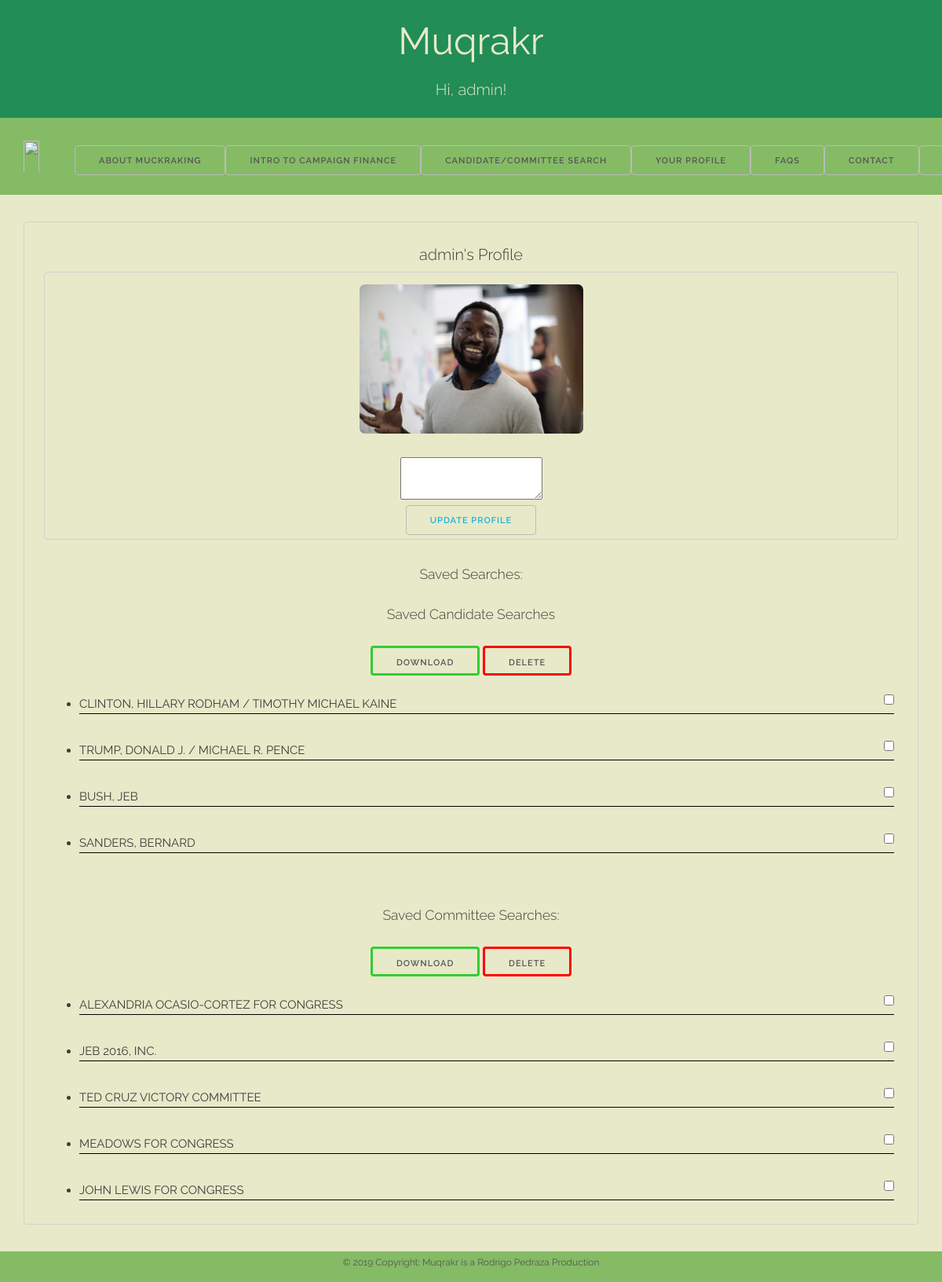
Before: /your_profile/ (signed in) with the older database file.
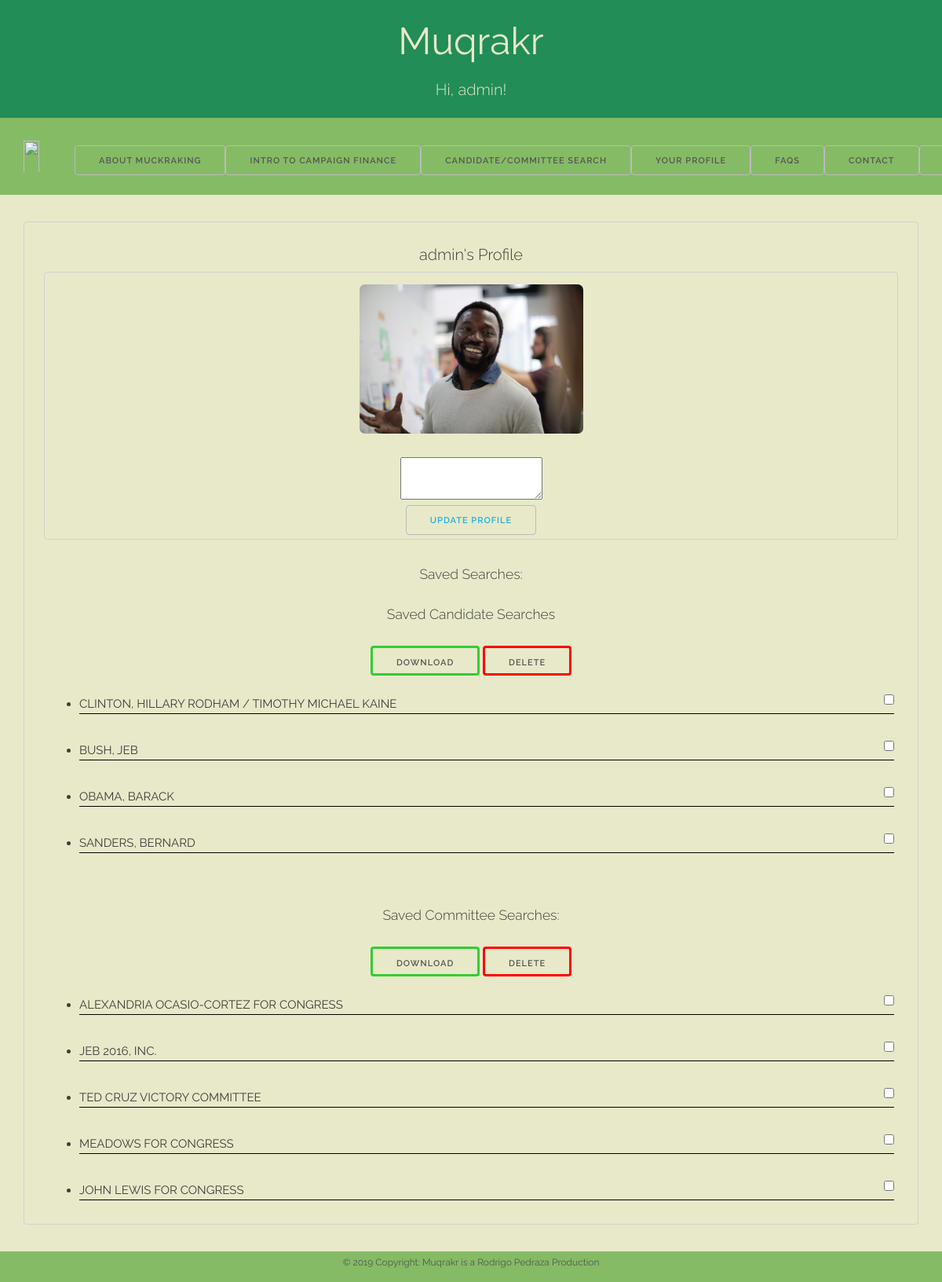
After: the same page with the newer database file.
### profiles_app/models.py (models this page shows, shortened)
class CandidateSearch(models.Model):
    name = models.CharField(null=True, blank=True, max_length=100, default='')
    user = models.ForeignKey('users_app.CustomUser', on_delete=models.CASCADE)
    date_saved = models.DateTimeField(auto_now_add=True)
    party = models.CharField(null=True, blank=True, max_length=150, default='')
    office_address = models.CharField(null=True, blank=True, max_length=150, default='')
    total_receipts = models.IntegerField(null=True, blank=True, default=0)
    total_cont_ind = models.IntegerField(null=True, blank=True, default=0)
    total_cont_pacs = models.IntegerField(null=True, blank=True, default=0)
    total_cont = models.IntegerField(null=True, blank=True, default=0)
    total_loans = models.IntegerField(null=True, blank=True, default=0)
    total_disbursements = models.IntegerField(null=True, blank=True, default=0)
    begin_cash = models.IntegerField(null=True, blank=True, default=0)
    end_cash = models.IntegerField(null=True, blank=True, default=0)
    total_refunds = models.IntegerField(null=True, blank=True, default=0)
    debts_owed = models.IntegerField(null=True, blank=True, default=0)
    ind_expend = models.IntegerField(null=True, blank=True, default=0)
    coord_expend = models.IntegerField(null=True, blank=True, default=0)
    begin_info_date = models.CharField(null=True, blank=True, max_length=12, default='')
    final_info_date = models.CharField(null=True, blank=True, max_length=12, default='')
    class Meta:
        verbose_name_plural = "Candidate Searches"

class CommitteeSearch(models.Model):
    committee_name = models.CharField(null=True, blank=True, max_length=150, default='')
    user = models.ForeignKey('users_app.CustomUser', on_delete=models.CASCADE)
    date_saved = models.DateTimeField(auto_now_add=True)
    party = models.CharField(null=True, blank=True, max_length=150, default='')
    comm_treasurer = models.CharField(null=True, blank=True, max_length=150, default='')
    comm_address = models.CharField(null=True, blank=True, max_length=150, default='')
    total_receipts = models.IntegerField(null=True, blank=True, default=0)
    total_cont_ind = models.IntegerField(null=True, blank=True, default=0)
    total_cont_pacs = models.IntegerField(null=True, blank=True, default=0)
    total_cont = models.IntegerField(null=True, blank=True, default=0)
    total_loans = models.IntegerField(null=True, blank=True, default=0)
    total_disbursements = models.IntegerField(null=True, blank=True, default=0)
    begin_cash = models.IntegerField(null=True, blank=True, default=0)
    end_cash = models.IntegerField(null=True, blank=True, default=0)
    total_refunds = models.IntegerField(null=True, blank=True, default=0)
    debts_owed = models.IntegerField(null=True, blank=True, default=0)
    ind_expend = models.IntegerField(null=True, blank=True, default=0)
    coord_expend = models.IntegerField(null=True, blank=True, default=0)
    begin_info_date = models.CharField(null=True, blank=True, max_length=12, default='')
    final_info_date = models.CharField(null=True, blank=True, max_length=12, default='')
    class Meta:
        verbose_name_plural = "Committee Searches"

### profiles_app/views.py (the view)
# urls.py: path('your_profile/', views.YourProfileView.as_view(), name='your_profile'),
class YourProfileView(LoginRequiredMixin, ListView):
    context_object_name = 'candidatesearch'
    template_name = 'your_profile.html'
    def get_queryset(self):
        return CandidateSearch.objects.filter(user=self.request.user)
    def get_context_data(self, **kwargs):
        context = super().get_context_data(**kwargs)
        context['committeesearch_list'] = CommitteeSearch.objects.filter(user=self.request.user)
        return context

### templates/your_profile.html (shortened to what this page needs)
{% extends 'home.html' %}
{% load static %}
{% block content %}
<div class="container">
{% if user.is_authenticated %}
<br>
<h2>{{ user.username }}'s Profile</h2>
	<div>
		<img src="{% static 'profile_pics/john_smith.jpg' %}" width="200" height="200">{% comment %}{{ item.user_pic }}{% endcomment %}
		<textarea class="aboutUsertext">{{ item.about_user }}</textarea>
		<br>
		<button><a href="{% url 'profiles_app:update_your_profile' %}">Update Profile</a></button>
	</div>
	<br>
		<h3>Saved Searches:</h3>
			<div class="savedSearchLeft" style="border: none;">
				<form method="POST">
				<h3 class="savedCand">Saved Candidate Searches</h3>
				<br>
				<button type="submit" class="csvBtn" formaction="{% url 'profiles_app:candidate_csv' %}">Download</button>
				<button type="submit" class="delBtn" formaction="{% url 'profiles_app:delete_candidate' %}">Delete</button>
				<br>
				{% for search in object_list %}
				<br>
				<ul class="saveCandlist">
					<li class="savedSearchitem"><a>{{ search.name }}</a>
						<input type="checkbox" name="checkbox" class="checkbox" value="{{ search.id }}">
					</li>
				</ul>
				{% endfor %}
				</form>
			</div>
			<br>
			<div class="savedSearchRight" style="border: none;">
				<form method="POST">
				<h3 class="savedComm">Saved Committee Searches:</h3>
				<br>
				<button class="csvBtn" formaction="{% url 'profiles_app:committee_csv' %}">Download</button>
				<button type="submit" class="delBtn" formaction="{% url 'profiles_app:delete_committee' %}">Delete</button>
				<br>
				{% for search in committeesearch_list %}
				<br>
				<ul class="saveCommlist">
					<li class="savedSearchitem"><a>{{ search.committee_name }}</a><input type="checkbox" name="checkbox" class="checkbox" value="{{ search.id }}"></li>
				</ul>
				{% endfor %}
				</form>
			</div>
{% endif %}
</div>
{% endblock %}

Changed rows visible on the page:
removed CandidateSearch: name "TRUMP, DONALD J. / MICHAEL R. PENCE"
added CandidateSearch: name "OBAMA, BARACK"
